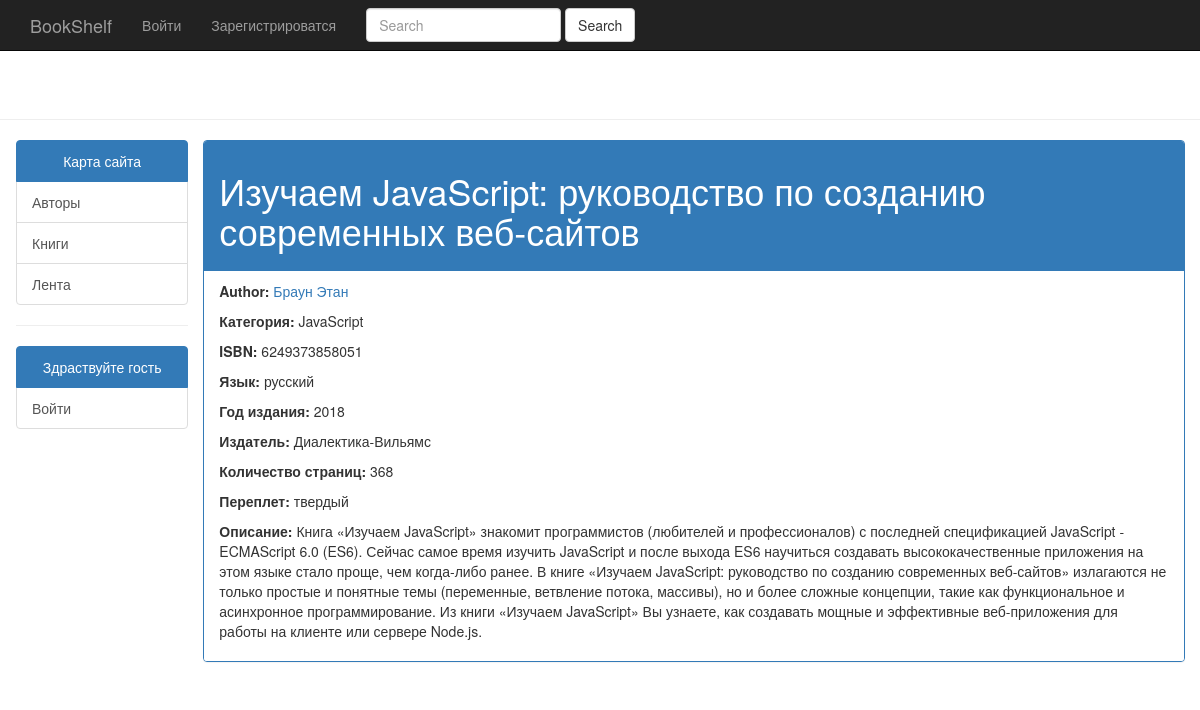
/catalog/book/3, run on the app's committed database.
### catalog/models.py (models this page shows, shortened)
class Book(models.Model):
    title = models.CharField(max_length=200)
    author = models.ForeignKey('Author', on_delete=models.SET_NULL, null=True)
    description = models.TextField(max_length=1500, help_text='Краткое описание книги')
    isbn = models.CharField('ISBN', max_length=13, default=isbn, unique=True,
                            help_text='13 Character <a href="https://www.isbn-international.org/content/what-isbn">'
                                      'ISBN number</a>')
    category = models.ManyToManyField('Category', help_text='Выбирете категорию книги')
    language = models.ForeignKey('Language', on_delete=models.SET_NULL, null=True)
    publisher = models.ForeignKey('Publisher', on_delete=models.SET_NULL, null=True)
    pub_year = models.PositiveSmallIntegerField(null=True, blank=True)
    num_page = models.PositiveSmallIntegerField(null=True, blank=True)
    binding = models.CharField(max_length=10, choices=BINDING, default='мягкий')
    class Meta:
        ordering = ['title']
        verbose_name = 'Книга'
        verbose_name_plural = 'Книги'
        permissions = (('has_the_right_to_edit', 'Can edit book'),)
    def display_category(self):
        """
        Creates a string to display the catalog in Admin.
        """
        return ', '.join([category.name for category in self.category.all()[:3]])
    display_category.short_description = 'Category'

class Author(models.Model):
    first_name = models.CharField(max_length=100)
    last_name = models.CharField(max_length=100)
    bio = models.TextField(blank=True, default='biography')
    date_of_birth = models.DateField(null=True, blank=True)
    date_of_death = models.DateField('Died', null=True, blank=True)
    class Meta:
        ordering = ["last_name", "first_name"]
        verbose_name = 'Автор'
        verbose_name_plural = 'Авторы'
    def __str__(self):
        return '{0} {1}'.format(self.last_name, self.first_name)

class Category(models.Model):
    name = models.CharField(max_length=200, help_text="Выбирете категорию книги (e.g. Python, Java Script, Sql etc.)")
    class Meta:
        ordering = ['name']
        verbose_name = 'Категория'
        verbose_name_plural = 'Категории'
    def __str__(self):
        return self.name

class Language(models.Model):
    name = models.CharField(max_length=200,
                            help_text="Выберете язык на котором написана книга (e.g. English, Ukrainian, Russian etc.)")
    class Meta:
        ordering = ['name']
        verbose_name = 'Язык'
        verbose_name_plural = 'Языки'
    def __str__(self):
        return self.name

class Publisher(models.Model):
    name = models.CharField(max_length=50, help_text='Название издательства')
    class Meta:
        ordering = ['name']
        verbose_name = 'Издатель'
        verbose_name_plural = 'Издатели'
    def __str__(self):
        return self.name

### catalog/views.py (the view)
# urls.py: path('book/<int:pk>', views.BookDetailView.as_view(), name='book-detail'),
class BookDetailView(generic.DetailView):
    model = Book

### catalog/templates/catalog/book_detail.html (shortened to what this page needs)
{% extends "base/home_base.html" %}
{% block content %}
    <div class="panel panel-primary col-sm-offset-2 " style="margin-right:30px;">
        <div class="panel-heading"><h1>{{ book.title }}</h1></div>
            <ul class="list-group">
                 <li class="list-group-item">
                  <p><strong>Author:</strong> <a href="{% url 'author-detail' book.author.pk %}">{{ book.author }}</a></p>
                  <p><strong>Категория:</strong> {% for category in book.category.all %} {{ category }}{% if not forloop.last %}, {% endif %}{% endfor %}</p>
                  <p><strong>ISBN:</strong> {{ book.isbn }}</p>
                  <p><strong>Язык:</strong> {{ book.language }}</p>
                  <p><strong>Год издания:</strong> {{ book.pub_year }}</p>
                  <p><strong>Издатель:</strong> {{ book.publisher }}</p>
                  <p><strong>Количество страниц:</strong> {{ book.num_page }}</p>
                  <p><strong>Переплет:</strong> {{ book.binding }}</p>
                  <p><strong>Описание:</strong> {{ book.description }}</p>
                 </li>
            </ul>
    </div>
{% endblock %}

### static_dev/css/main.css (style rules this page uses)
body { padding-top: 70px; padding-bottom: 30px; }

### data on the page
Book: title "Изучаем JavaScript: руководство по созданию современных веб-сайтов", author "Браун Этан", isbn "6249373858051", language "русский", pub_year "2018", publisher "Диалектика-Вильямс", num_page "368", binding "твердый", description "Книга «Изучаем JavaScript» знакомит программистов (любителей и профессионалов) с последней спецификацией JavaScript - ECMAScript 6.0 (ES6). Сейчас самое время изучить JavaScript и после выхода ES6 научиться создавать высококачественные приложения на этом языке стало проще, чем когда-либо ранее. В книге «Изучаем JavaScript: руководство по созданию современных веб-сайтов» излагаются не только простые и понятные темы (переменные, ветвление потока, массивы), но и более сложные концепции, такие как функциональное и асинхронное программирование. Из книги «Изучаем JavaScript» Вы узнаете, как создавать мощные и эффективные веб-приложения для работы на клиенте или сервере Node.js."
Category: name "JavaScript"
